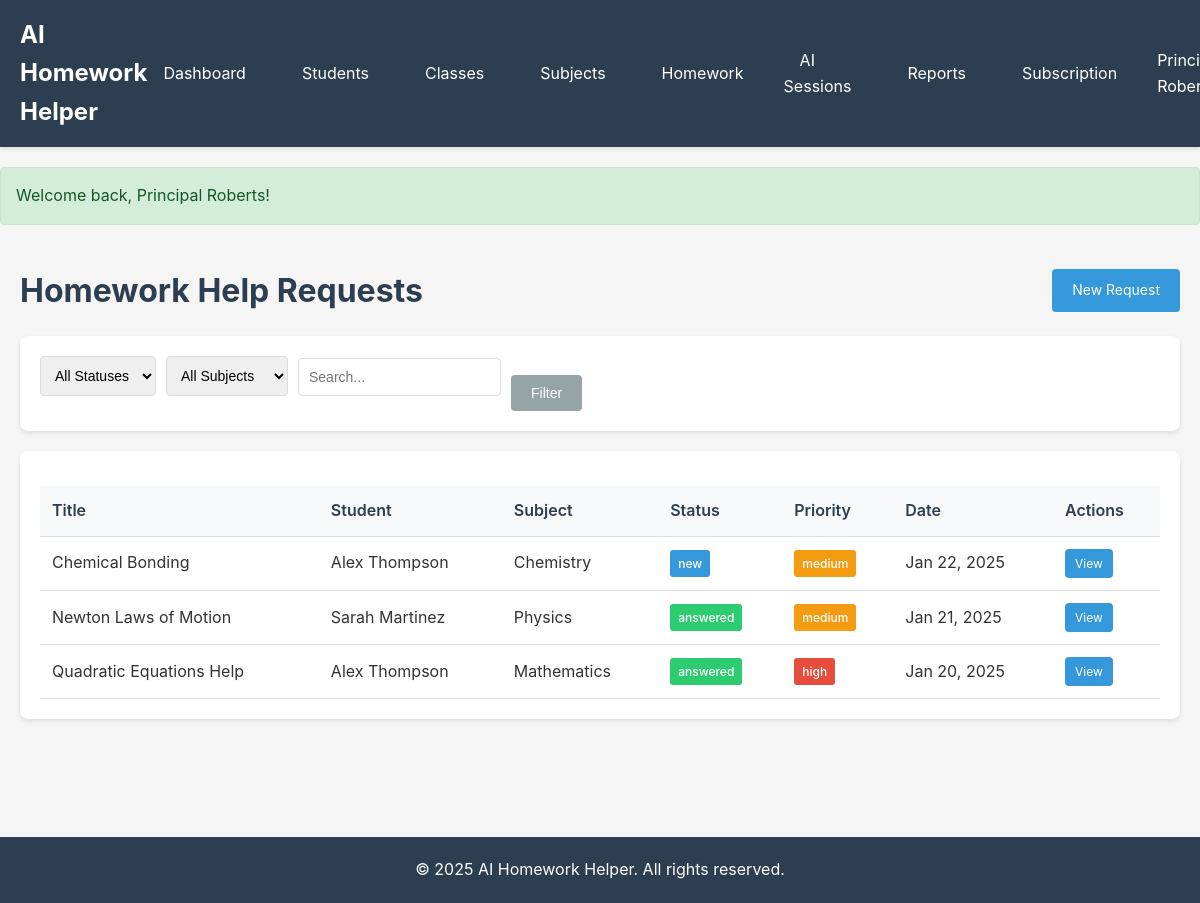
The page /homework (signed in) on the database its author committed.
### tables this page shows
CREATE TABLE `homework` (
  `id` INT(11) UNSIGNED NOT NULL AUTO_INCREMENT,
  `tenant_id` INT(11) UNSIGNED NOT NULL,
  `student_id` INT(11) UNSIGNED NOT NULL,
  `subject_id` INT(11) UNSIGNED NOT NULL,
  `class_id` INT(11) UNSIGNED NULL,
  `title` VARCHAR(255) NOT NULL,
  `description` TEXT NOT NULL,
  `image` VARCHAR(255) NULL,
  `deadline` DATETIME NULL,
  `status` ENUM('new', 'in_progress', 'answered', 'reviewed', 'closed') NOT NULL DEFAULT 'new',
  `priority` ENUM('low', 'medium', 'high') NOT NULL DEFAULT 'medium',
  `created_by` INT(11) UNSIGNED NULL,
  `created_at` DATETIME NOT NULL DEFAULT CURRENT_TIMESTAMP,
  `updated_at` DATETIME NULL ON UPDATE CURRENT_TIMESTAMP,
  PRIMARY KEY (`id`),
  KEY `tenant_id` (`tenant_id`),
  KEY `student_id` (`student_id`),
  KEY `subject_id` (`subject_id`),
  KEY `class_id` (`class_id`),
  KEY `status` (`status`),
  KEY `created_at` (`created_at`),
  FOREIGN KEY (`tenant_id`) REFERENCES `tenants` (`id`) ON DELETE CASCADE,
  FOREIGN KEY (`student_id`) REFERENCES `students` (`id`) ON DELETE CASCADE,
  FOREIGN KEY (`subject_id`) REFERENCES `subjects` (`id`),
  FOREIGN KEY (`class_id`) REFERENCES `classes` (`id`) ON DELETE SET NULL,
  FOREIGN KEY (`created_by`) REFERENCES `users` (`id`) ON DELETE SET NULL
);

CREATE TABLE `students` (
  `id` INT(11) UNSIGNED NOT NULL AUTO_INCREMENT,
  `tenant_id` INT(11) UNSIGNED NOT NULL,
  `user_id` INT(11) UNSIGNED NULL,
  `class_id` INT(11) UNSIGNED NULL,
  `name` VARCHAR(255) NOT NULL,
  `email` VARCHAR(255) NULL,
  `grade_level` VARCHAR(50) NULL,
  `parent_name` VARCHAR(255) NULL,
  `parent_email` VARCHAR(255) NULL,
  `parent_phone` VARCHAR(50) NULL,
  `avatar` VARCHAR(255) NULL,
  `status` ENUM('active', 'inactive') NOT NULL DEFAULT 'active',
  `created_at` DATETIME NOT NULL DEFAULT CURRENT_TIMESTAMP,
  `updated_at` DATETIME NULL ON UPDATE CURRENT_TIMESTAMP,
  PRIMARY KEY (`id`),
  KEY `tenant_id` (`tenant_id`),
  KEY `user_id` (`user_id`),
  KEY `class_id` (`class_id`),
  KEY `status` (`status`),
  FOREIGN KEY (`tenant_id`) REFERENCES `tenants` (`id`) ON DELETE CASCADE,
  FOREIGN KEY (`user_id`) REFERENCES `users` (`id`) ON DELETE SET NULL,
  FOREIGN KEY (`class_id`) REFERENCES `classes` (`id`) ON DELETE SET NULL
);

CREATE TABLE `subjects` (
  `id` INT(11) UNSIGNED NOT NULL AUTO_INCREMENT,
  `tenant_id` INT(11) UNSIGNED NOT NULL,
  `name` VARCHAR(255) NOT NULL,
  `code` VARCHAR(50) NULL,
  `description` TEXT NULL,
  `status` ENUM('active', 'inactive') NOT NULL DEFAULT 'active',
  `created_at` DATETIME NOT NULL DEFAULT CURRENT_TIMESTAMP,
  `updated_at` DATETIME NULL ON UPDATE CURRENT_TIMESTAMP,
  PRIMARY KEY (`id`),
  KEY `tenant_id` (`tenant_id`),
  KEY `status` (`status`),
  FOREIGN KEY (`tenant_id`) REFERENCES `tenants` (`id`) ON DELETE CASCADE
);

### app/views/homework/index.php (the view, shortened to what the rows shown need)
<?php require __DIR__ . '/../layouts/header.php'; ?>
<div class="container">
    <div class="page-header">
        <h1>Homework Help Requests</h1>
    </div>
    <div class="card">
        <?php if (!empty($homework)): ?>
            <table class="table">
                <thead>
                    <tr>
                        <th>Title</th>
                        <th>Student</th>
                        <th>Subject</th>
                        <th>Status</th>
                        <th>Priority</th>
                        <th>Date</th>
                        <th>Actions</th>
                    </tr>
                </thead>
                <tbody>
                    <?php foreach ($homework as $hw): ?>
                        <tr>
                            <td><?php echo htmlspecialchars($hw['title']); ?></td>
                            <td><?php echo htmlspecialchars($hw['student_name'] ?? 'N/A'); ?></td>
                            <td><?php echo htmlspecialchars($hw['subject_name'] ?? 'N/A'); ?></td>
                            <td><span class="badge badge-<?php echo $hw['status']; ?>"><?php echo $hw['status']; ?></span></td>
                            <td><span class="badge badge-<?php echo $hw['priority']; ?>"><?php echo $hw['priority']; ?></span></td>
                            <td><?php echo date('M d, Y', strtotime($hw['created_at'])); ?></td>
                            <td><a href="/homework/<?php echo $hw['id']; ?>" class="btn btn-sm">View</a></td>
                        </tr>
                    <?php endforeach; ?>
                </tbody>
            </table>
        <?php else: ?>
            <p>No homework requests found.</p>
        <?php endif; ?>
    </div>
</div>
<?php require __DIR__ . '/../layouts/footer.php'; ?>

### rows shown on the page
homework: title "Chemical Bonding", student.name "Alex Thompson", subject.name "Chemistry", status "new", priority "medium", created_at "Jan 22, 2025"
homework: title "Newton Laws of Motion", student.name "Sarah Martinez", subject.name "Physics", status "answered", priority "medium", created_at "Jan 21, 2025"
homework: title "Quadratic Equations Help", student.name "Alex Thompson", subject.name "Mathematics", status "answered", priority "high", created_at "Jan 20, 2025"

### other values the page prints
$message "Welcome back, Principal Roberts!"
